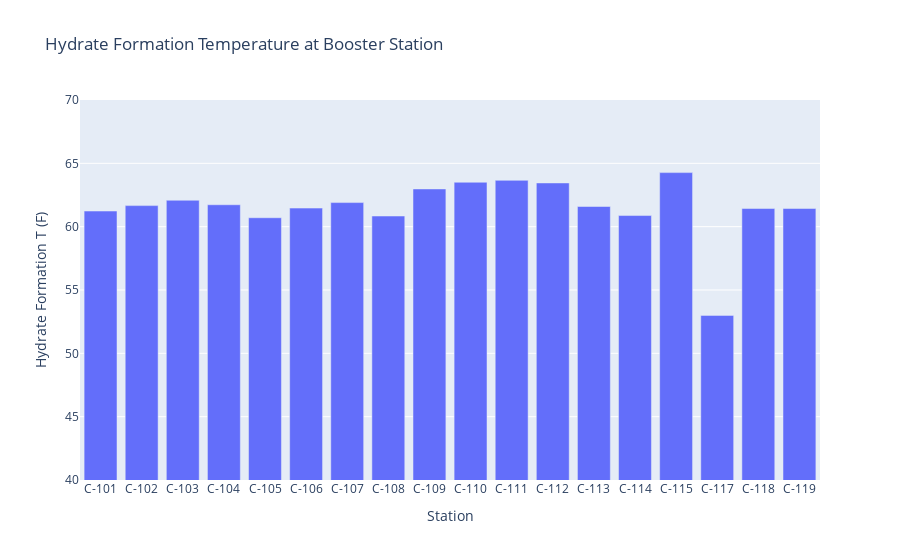

The code cell stored with this chart in its notebook:
### Code cell
PlotHydrateTemperature(results, 'Hydrate Formation T (F)')

### Figure 1 — Plotly figure (JSON) as saved in the notebook; plotly's stock layout.template omitted (floating-point values rounded to 4 significant figures)
{"data": [{"name": "Hydrate Formation T (F)", "type": "bar", "x": ["C-101", "C-102", "C-103", "C-104", "C-105", "C-106", "C-107", "C-108", "C-109", "C-110", "C-111", "C-112", "C-113", "C-114", "C-115", "C-117", "C-118", "C-119"], "y": [61.23, 61.66, 62.09, 61.73, 60.7, 61.47, 61.9, 60.84, 62.98, 63.51, 63.66, 63.45, 61.59, 60.88, 64.27, 53.0, 61.43, 61.43]}], "layout": {"title": {"text": "Hydrate Formation Temperature at Booster Station"}, "xaxis": {"title": {"text": "Station"}}, "yaxis": {"range": [40, 70], "title": {"text": "Hydrate Formation T (F)"}}}}
